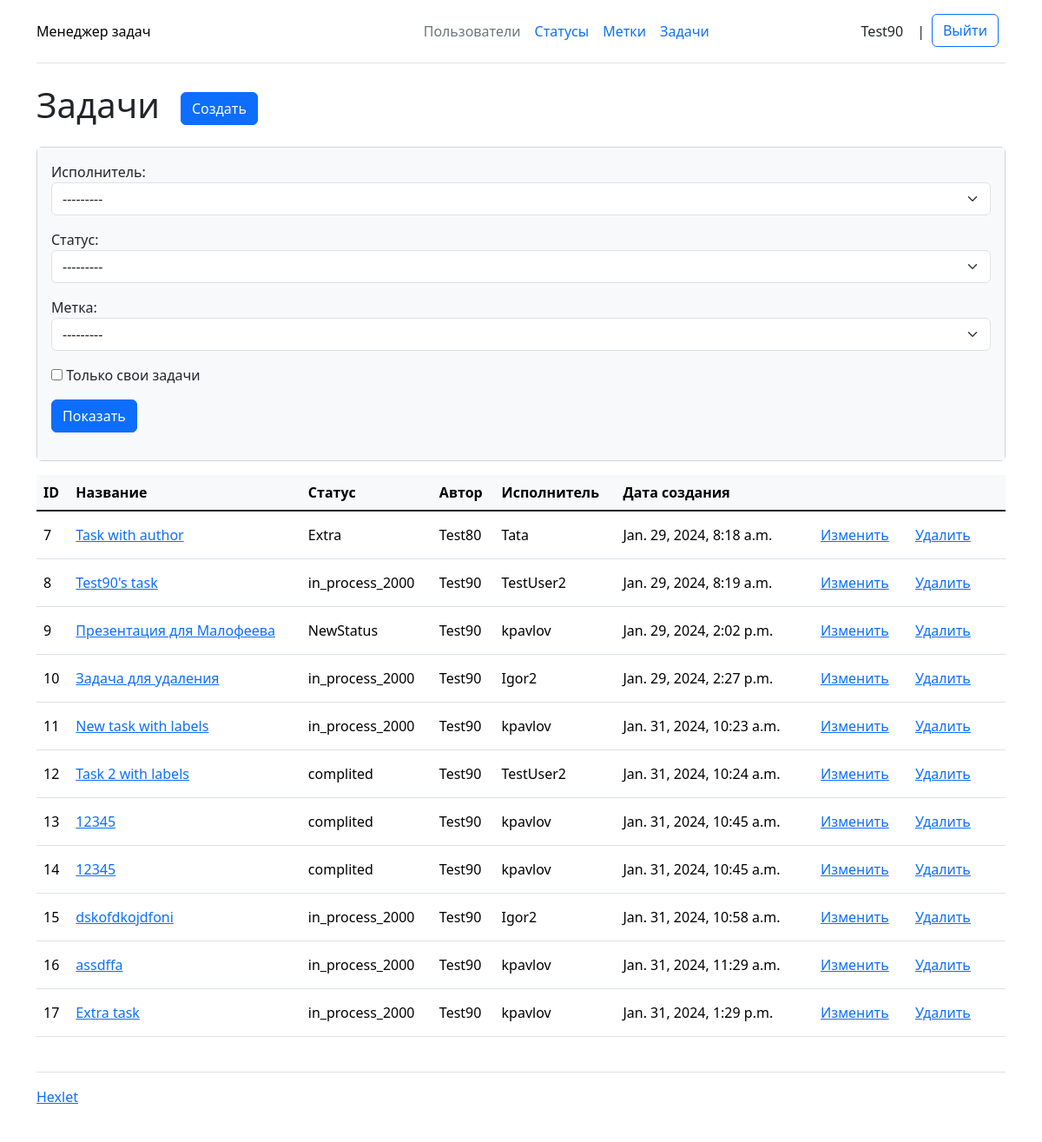
The app's page /tasks/ (signed in), older data.
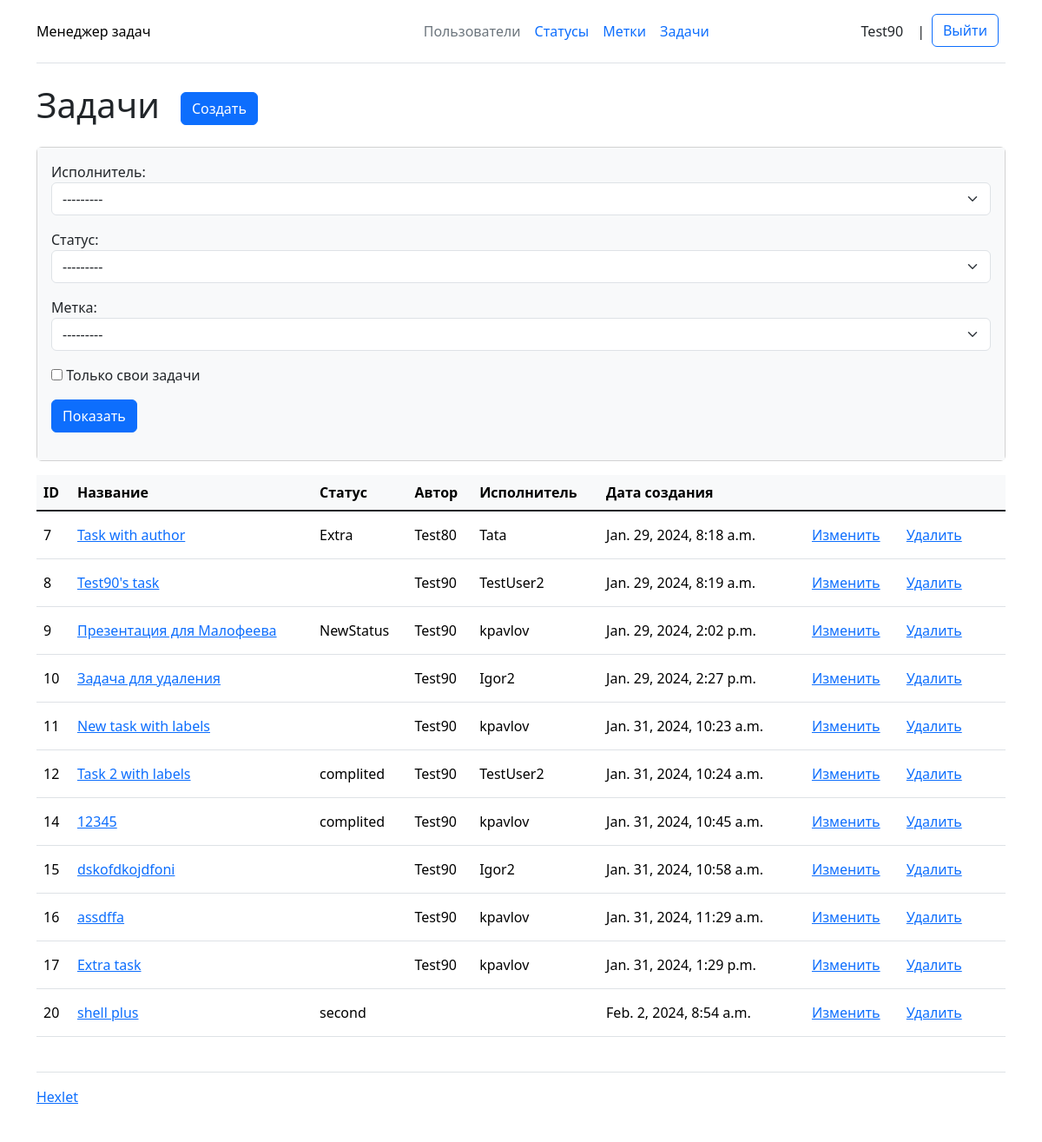
The same page, newer data.
### task_manager/task/models.py (models this page shows)
class Task(models.Model):
    name = models.CharField(max_length=100)
    description = models.TextField(max_length=500, blank=True)
    executor = models.ForeignKey(User, related_name='executor', on_delete=models.PROTECT, null=True)
    status = models.ForeignKey(Status, on_delete=models.SET_NULL, null=True)
    author = models.ForeignKey(User, related_name='author', on_delete=models.PROTECT, null=True)
    labels = models.ManyToManyField(Label)
    created_at = models.DateTimeField(auto_now_add=True)
    updated_at = models.DateTimeField(auto_now=True)
    objects = models.Manager

### task_manager/status/models.py (models this page shows)
class Status(models.Model):
    name = models.CharField(max_length=100)
    created_at = models.DateTimeField(auto_now_add=True)
    updated_at = models.DateTimeField(auto_now=True)
    objects = models.Manager
    def __str__(self):
        return str(self.name)

### task_manager/task/views.py (the view)
# urls.py: path('', views.TaskIndexView.as_view(), name='tasks_index'),
class TaskIndexView(LoginRequiredMixinWithMessage, FilterView):
    filterset_class = TaskFilter
    template_name = 'task/index.html'
    context_object_name = 'tasks'
    filterset_fields = ['executor', 'status', 'label']

### task_manager/label/models.py (called while the page is built)
    def __str__(self):
        return str(self.name)

### task_manager/utils.py (called while the page is built)
    def dispatch(self, request, *args, **kwargs):
        if not request.user.is_authenticated:
            messages.add_message(request, messages.ERROR, self.permission_denied_message)
            return self.handle_no_permission()
        return super(LoginRequiredMixinWithMessage, self).dispatch(request, *args, **kwargs)

### task_manager/templates/task/index.html (shortened to what this page needs)
{% extends "base.html" %}
{% block content %}
{% load django_bootstrap5 %}
{% bootstrap_css %}
<h1 class="my-4">Задачи<a class="btn btn-primary mx-4" href="{% url 'tasks_create' %}">Создать</a></h1>
<div class="card mb-3">
    <div class="card-body bg-light">
        <form class="form-inline center mb-3" action="{% url 'tasks_index' %}">
            {{ filter.form.as_p }}
            <input class="btn btn-primary" type="submit" value="Показать">
        </form>
    </div>
</div>
<table class="table">
    <thead class="table-light">
        <tr>
            <th>ID</th>
            <th>Название</th>
            <th>Статус</th>
            <th>Автор</th>
            <th>Исполнитель</th>
            <th>Дата создания</th>
            <th></th>
        </tr>
    </thead>
    <tbody class="table-group-divider">
        {% for task in tasks %}
        <tr class="align-middle">
            <td>{{ task.id }}</td>
            <td><a href="{% url 'tasks_read' task.id %}">{{ task.name }}</a></td>
            <td>{{ task.status.name }}</td>
            <td>{{ task.author.username }}</td>
            <td>{{ task.executor.username }}</td>
            <td>{{ task.created_at }}</td>
            <td>
                <a class="btn btn-link" href="{% url 'tasks_update' task.id %}">Изменить</a>
                <a class="btn btn-link" href="{% url 'tasks_delete' task.id %}">Удалить</a>
            </td>
        </tr>
        {% endfor %}
    </tbody>
</table>
{% endblock %}

### task_manager/templates/base.html (shortened to what this page needs)
<!DOCTYPE html>
<html lang="en">
    <head>
    </head>
{% load django_bootstrap5 %}
{% bootstrap_css %}
    <body class="d-flex flex-column min-vh-100">
        <div class="container">
            <header class="d-flex flex-wrap align-items-center justify-content-center justify-content-md-between py-3 mb-4 border-bottom">
                <div class="col-md-3 mb-2 mb-md-0">
                    <a href="{% url 'index_view' %}" class="d-inline-flex link-body-emphasis text-decoration-none">Менеджер задач</a>
                </div>
                <ul class="nav col-12 col-md-auto mb-2 justify-content-center mb-md-0">
                    <li><a href="{% url 'users_index' %}" class="nav-link px-2 link-secondary">Пользователи</a></li>
                    {% if request.user.is_authenticated %}
                    <li><a href="{% url 'statuses_index' %}" class="nav-link px-2">Статусы</a></li>
                    <li><a href="{% url 'labels_index' %}" class="nav-link px-2">Метки</a></li>
                    <li><a href="{% url 'tasks_index' %}" class="nav-link px-2">Задачи</a></li>
                    {% endif %}
                </ul>
                {% if request.user.is_authenticated %}
                <ul class="nav col-12 col-md-auto mb-2 justify-content-center mb-md-0">
                    <li class="nav-link text-center px-2 text-dark"><a>{{ user.username }}</a></li>
                    <li class="nav-link px-2 text-dark"> | </li>
                    <li>
                        <form action="{% url 'logout' %}" method="POST">
                            <input class="btn btn-outline-primary me-2" type="submit" value="Выйти">
                        </form>
                    </li>
                </ul>
                {% else %}
                <div class="col-md-3 text-end">
                    <a type="button" href="{% url 'login_view' %}" class="btn btn-outline-primary me-2">Войти</a>
                    <a type="button" href="{% url 'users_create' %}" class="btn btn-primary">Регистрация</a>
                </div>
                {% endif %}
            </header>
            {% block content %}
            {% endblock %}
        </div>
        <footer class="container">
            <br>
            <div class="d-flex flex-wrap align-items-center justify-content-center justify-content-md-between py-3 mb-4 border-top">
                <a target="_blank" href="https://ru.hexlet.io">Hexlet</a>
            </div>
        </footer>
    </body>
</html>

Row changes from the older to the newer data that the page shows:
removed Task: id "13", name "12345", status.name "complited", author.username "Test90", executor.username "kpavlov", created_at "Jan. 31, 2024, 10:45 a.m."
changed Task "Test90's task": status.name "in_process_2000" → (not shown)
changed Task "Задача для удаления": status.name "in_process_2000" → (not shown)
changed Task "New task with labels": status.name "in_process_2000" → (not shown)
changed Task "dskofdkojdfoni": status.name "in_process_2000" → (not shown)
changed Task "assdffa": status.name "in_process_2000" → (not shown)
changed Task "Extra task": status.name "in_process_2000" → (not shown)
added Task: id "20", name "shell plus", status.name "second", created_at "Feb. 2, 2024, 8:54 a.m."
